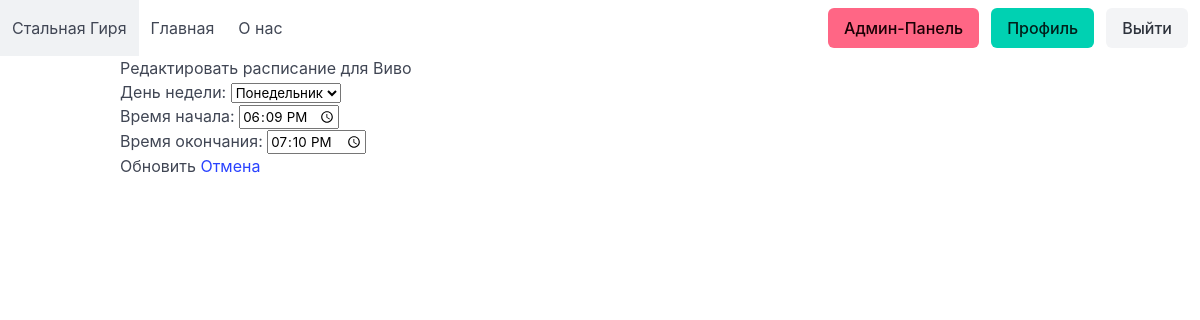
Page /trainer/edit_schedule/1 (signed in) on the committed database.
### app/models.py (models this page shows, shortened)
class User(db.Model, UserMixin):
    id = db.Column(db.Integer, primary_key=True)
    username = db.Column(db.String(80), unique=True, nullable=False)
    password = db.Column(db.String(255), nullable=False)
    profile_pic = db.Column(db.String(255), nullable=True)
    is_trainer = db.Column(db.Boolean, default=False)
    is_admin = db.Column(db.Boolean, default=False)
    trainees = db.relationship(
        'User', secondary=trainer_assignment,
        primaryjoin=(trainer_assignment.c.trainer_id == id),
        secondaryjoin=(trainer_assignment.c.trainee_id == id),
        backref=db.backref('trainers', lazy='dynamic'),
        lazy='dynamic'
    )

class Schedule(db.Model):
    id = db.Column(db.Integer, primary_key=True)
    trainee_id = db.Column(db.Integer, db.ForeignKey('user.id'), nullable=False)
    trainer_id = db.Column(db.Integer, db.ForeignKey('user.id'), nullable=False)
    day_of_week = db.Column(db.String(10), nullable=False)  # e.g., 'Monday'
    start_time = db.Column(db.Time, nullable=False)
    end_time = db.Column(db.Time, nullable=False)
    trainee = db.relationship('User', foreign_keys=[trainee_id], backref='schedules')
    trainer = db.relationship('User', foreign_keys=[trainer_id])

### app/profile.py (the view, shortened to what this page needs)
@profile.route('/trainer/edit_schedule/<int:schedule_id>', methods=['GET', 'POST'])
@login_required
def edit_schedule(schedule_id):
    if not current_user.is_trainer:
        flash('Доступ запрещен', 'danger')
        return redirect(url_for('profile.user_profile'))
    schedule = Schedule.query.get_or_404(schedule_id)
    if schedule.trainer_id != current_user.id:
        flash('Это не ваше расписание', 'danger')
        return redirect(url_for('profile.user_profile'))
    return render_template('edit_schedule.html', schedule=schedule)

### app/__init__.py (called while the page is built)
@login_manager.user_loader
def load_user(user_id):
    return User.query.get(int(user_id))

### app/template/edit_schedule.html (shortened to what this page needs)
{% extends 'base.html' %}
{% block body %}
<div class="container">
    <h1>Редактировать расписание для {{ schedule.trainee.username }}</h1>
    <form method="POST">
        <div class="form-group">
            <label for="day_of_week">День недели:</label>
            <select name="day_of_week" id="day_of_week" required>
                <option value="Monday" {% if schedule.day_of_week == 'Monday' %}selected{% endif %}>Понедельник</option>
            </select>
        </div>
        <div class="form-group">
            <label for="start_time">Время начала:</label>
            <input type="time" name="start_time" id="start_time" value="{{ schedule.start_time.strftime('%H:%M') }}" required>
        </div>
        <div class="form-group">
            <label for="end_time">Время окончания:</label>
            <input type="time" name="end_time" id="end_time" value="{{ schedule.end_time.strftime('%H:%M') }}" required>
        </div>
        <button type="submit" class="btn btn-primary">Обновить</button>
        <a href="{{ url_for('profile.user_profile') }}" class="btn btn-secondary">Отмена</a>
    </form>
</div>
{% endblock %}

### app/template/base.html (style rules this page uses)
a { user-select: none; }

### rows in the picture
User: trainee.username "Виво"
Schedule: day_of_week "Понедельник", start_time "18:09", end_time "19:10"
